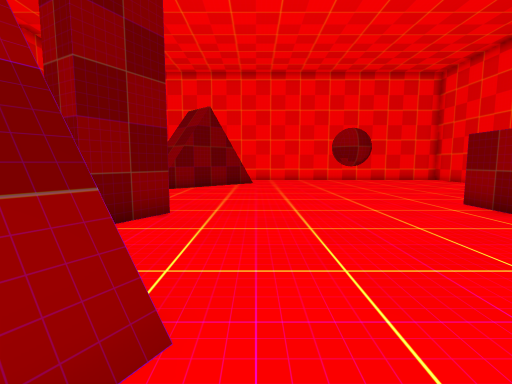
View 1 (above)

17 first-person views from a walk through a Godot game level. The camera is 1.2 m above the floor, tilts 6° down and sees 85° across. The floor is counted in squares, 1 m on a side. Each view is taken from the middle of a square. On the plan, view 1 faces up. The plan holds only what a view shows up to about 13 squares ahead; the rest is blank. The place goes on beyond the plan.

View 2
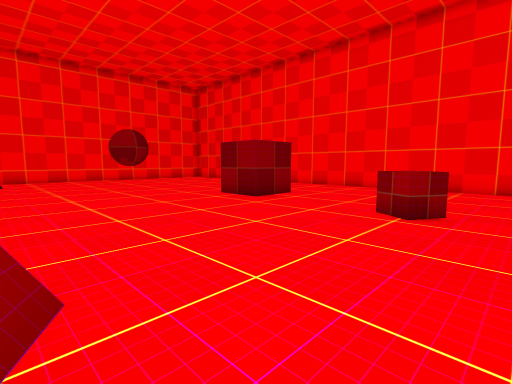

View 3
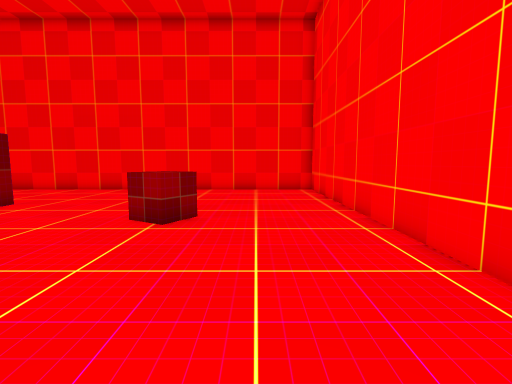

View 4
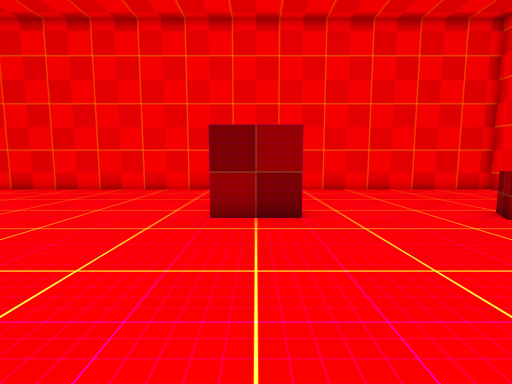

View 5
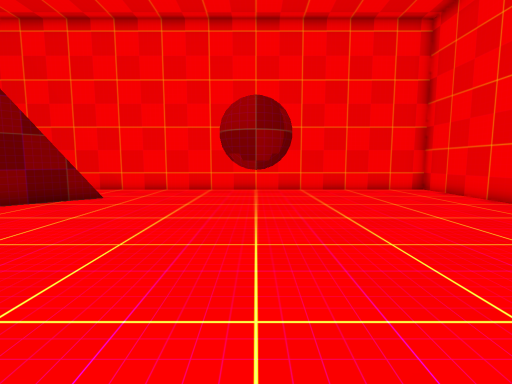

View 6
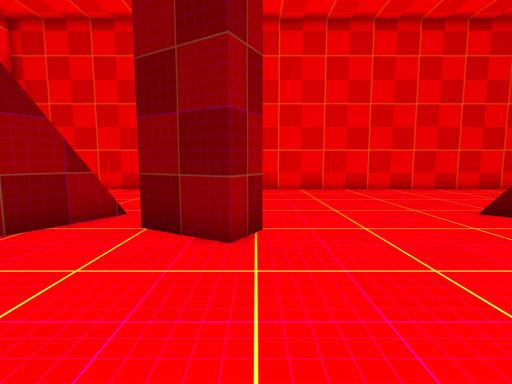

View 7
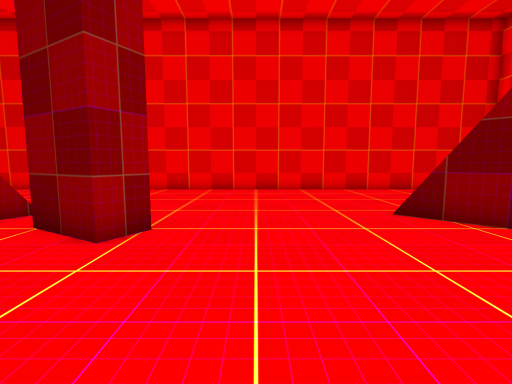

View 8
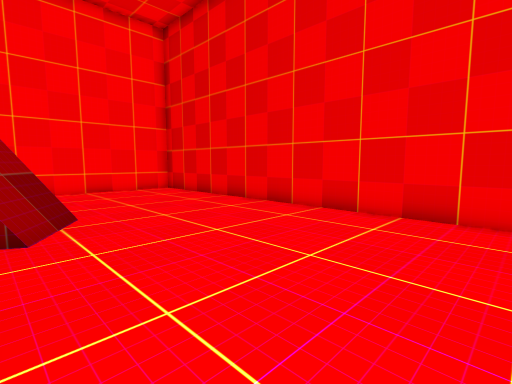

View 9
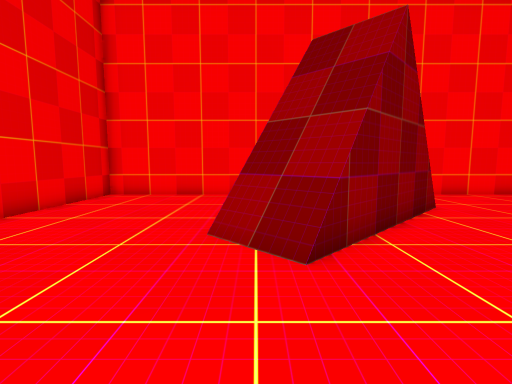

View 10
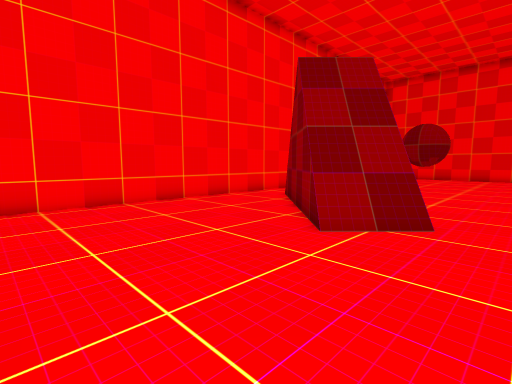

View 11
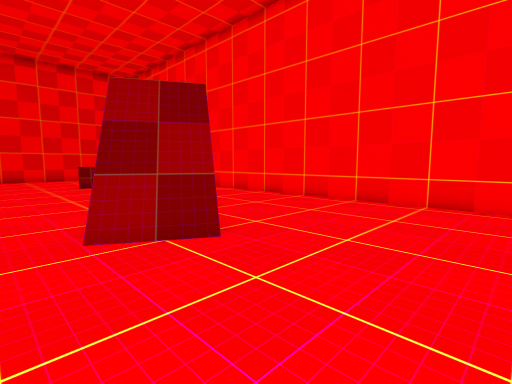

View 12
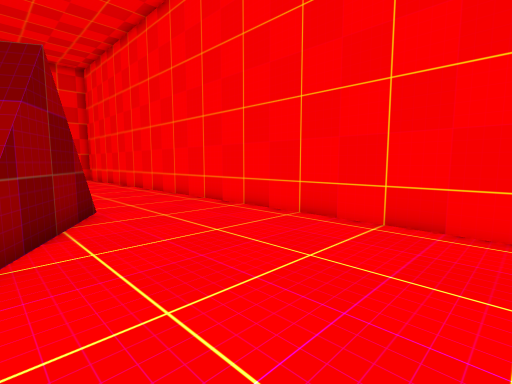

View 13
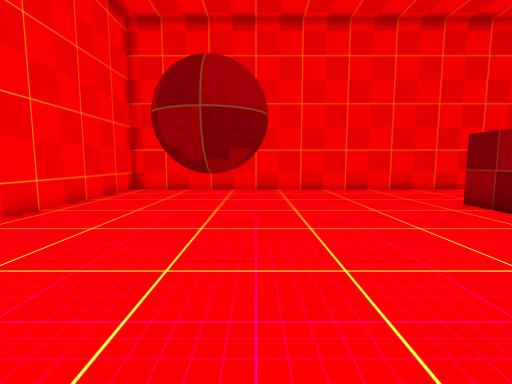

View 14
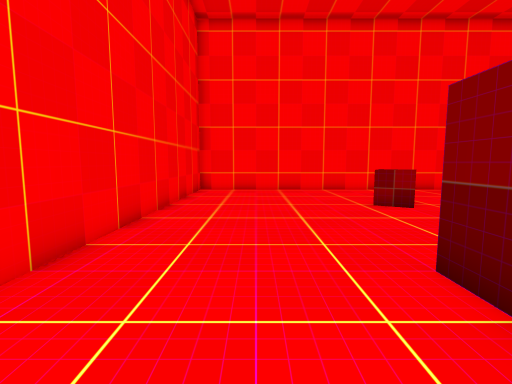

View 15
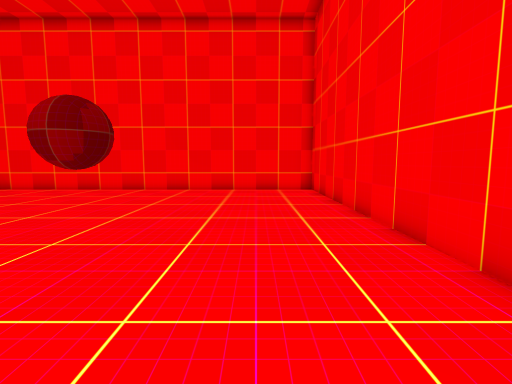

View 16
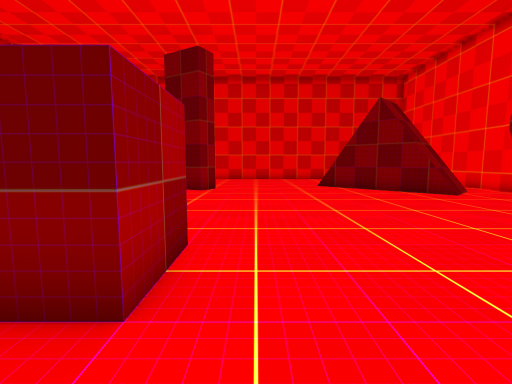

View 17
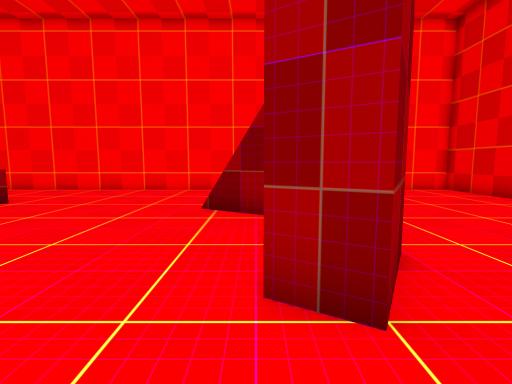

### Floor plan
Points are (right, up) in squares from view 1. A wall is a line through its corners. A room is listed if a view was taken in it or the views show most of it. See-through windows are left out.
Room 1 (views 1, 2, 3, 4, 5, 6, 7, 8, 9, 10, 11, 12, 13, 14, 15, 16, 17)
walls: (-4, 5.3) (-2.9, 7.1) (-2.1, 6.6) (-3.1, 4.8); (-1.3, 2.2) (-1.6, 1.6); (-1.1, 2.1) (-1.5, 1.4); (-3.7, 12.8) (-5.2, 14.3); (-3.6, 12.9) (-5.1, 14.4); (-0.5, 16.1) (-4, 12.6); (-4.6, 1.8) (-3.6, 3.5); (-2, 0.2) (-4.5, 1.7) (-3.5, 3.4) (-1.5, 2.3) (-1.8, 1.9); (-4.7, 1.8) (-3.7, 3.6); (-4.9, 1.9) (-3.9, 3.7); (-5.4, 14) (-1.9, 17.5); (-2.4, 16.9) (-1.1, 15.6); (-2.3, 17.2) (-0.8, 15.7); (-10.5, -3.5) (12.5, -3.5) (12.5, 19.5) (-10.5, 19.5) (-10.5, -3.5)
low walls: (-0.7, 1.9) (-1.2, 1.1); (-0.9, 1.9) (-1.3, 1.3); (-4, 12.6) (-5.4, 14); (-4.1, 12.5) (-5.5, 13.9); (-4.4, 12.5) (-5.6, 13.7); (-5.1, 2) (-4.1, 3.8); (-5.3, 2.2) (-4.3, 3.9); (-1.9, 17.5) (-0.5, 16.1)
ways out: gap at (-4, 4)
objects: box (6, 1); box (6, 6) to (8, 8)

Where each view was taken, in squares from view 1:
view 1: 0 up, 0 right, facing up
view 2: 1 down, 1 left, facing up-right
view 3: 1 down, 0 right, facing right
view 4: 7 up, 0 right, facing right
view 5: 7 up, 5 right, facing up
view 6: 7 up, 2 right, facing left
view 7: 9 up, 2 right, facing left
view 8: 9 up, 4 left, facing down-left
view 9: 9 up, 5 left, facing up
view 10: 11 up, 10 left, facing up-right
view 11: 5 up, 9 left, facing down-right
view 12: 2 up, 9 left, facing down-right
view 13: 14 up, 0 right, facing right
view 14: 9 up, 10 right, facing down
view 15: 7 up, 10 right, facing up
view 16: 9 up, 10 right, facing left
view 17: 9 up, 2 left, facing down
